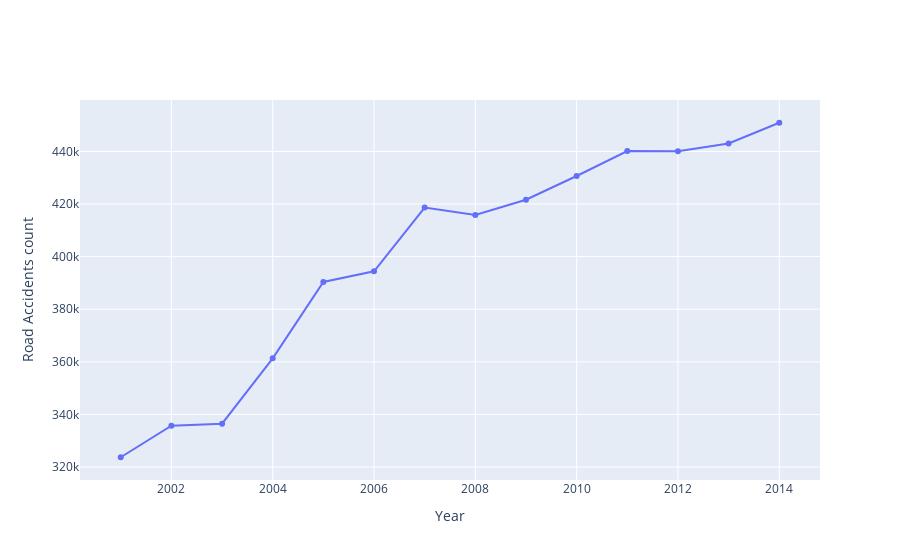

The code cell stored with this chart in its notebook:
### Code cell
# Creating line plot with scatter points
x = list(s_year.index)
y = list(s_year['Total'])
line = go.Scatter(
        x = x,
        y = y,
        mode = 'lines+markers',
        name = 'lines+markers'
)
layout = go.Layout(xaxis = dict(title=dict(text="Year"), automargin=True),
                   yaxis = dict(title=dict(text="Road Accidents count"), automargin=True))
fig = go.Figure(data=[line], layout=layout)
pyo.iplot(fig)

### Figure 1 — Plotly figure (JSON) as saved in the notebook; plotly's stock layout.template omitted (floating-point values rounded to 4 significant figures)
{"data": [{"mode": "lines+markers", "name": "lines+markers", "type": "scatter", "x": [2001, 2002, 2003, 2004, 2005, 2006, 2007, 2008, 2009, 2010, 2011, 2012, 2013, 2014], "y": [323720, 335707, 336468, 361343, 390378, 394432, 418657, 415855, 421628, 430654, 440123, 440042, 443001, 450898]}], "layout": {"xaxis": {"automargin": true, "title": {"text": "Year"}}, "yaxis": {"automargin": true, "title": {"text": "Road Accidents count"}}}}
